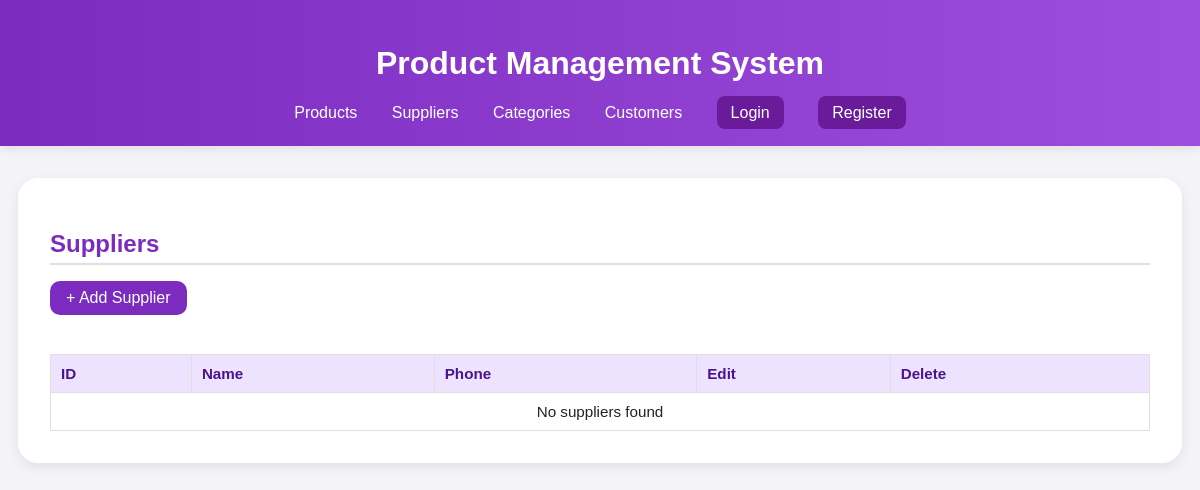
Before: /suppliers with the older database file.
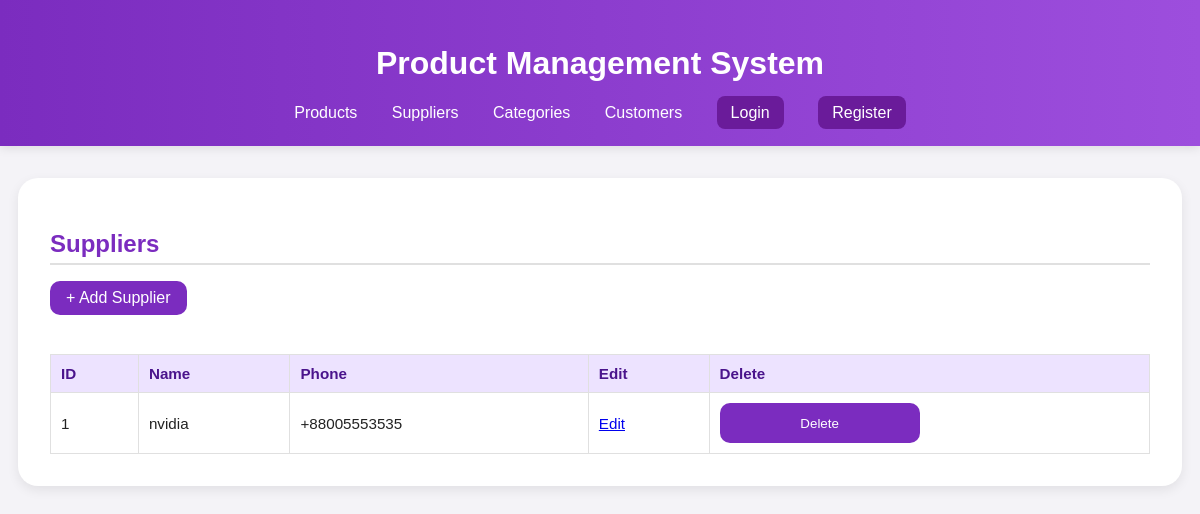
After: the same page with the newer database file.
### models.py (models this page shows)
class Supplier(db.Model):
    id = db.Column(db.Integer, primary_key=True)
    name = db.Column(db.String(120), nullable=False)
    phone = db.Column(db.String(50))
    products = db.relationship('Product', backref='supplier', lazy=True)

### routes.py (the view)
@app.route('/suppliers')
def suppliers():
    suppliers = Supplier.query.all()
    return render_template('suppliers.html', suppliers=suppliers)

### templates/suppliers.html (shortened to what this page needs)
{% extends "base.html" %}
{% block content %}
<div class="card">
  <div class="card-header">
    <h2>Suppliers</h2>
    <a href="{{ url_for('add_supplier') }}" class="btn-add">+ Add Supplier</a>
  </div>
  <table class="styled-table">
    <thead>
      <tr>
        <th>ID</th>
        <th>Name</th>
        <th>Phone</th>
        <th>Edit</th>
        <th>Delete</th>
      </tr>
    </thead>
    <tbody>
      {% for supplier in suppliers %}
      <tr>
        <td>{{ supplier.id }}</td>
        <td>{{ supplier.name }}</td>
        <td>{{ supplier.phone or '' }}</td>
        <td><a href="{{ url_for('edit_item', model='supplier', item_id=supplier.id) }}" class="btn-edit">Edit</a></td>
        <td>
          <form method="POST" action="{{ url_for('delete_item', model='supplier', item_id=supplier.id) }}" onsubmit="return confirm('Delete this supplier?');">
            <button type="submit" class="btn-delete">Delete</button>
          </form>
        </td>
      </tr>
      {% else %}
      <tr><td colspan="5" style="text-align:center;">No suppliers found</td></tr>
      {% endfor %}
    </tbody>
  </table>
</div>
{% endblock %}

Changed rows visible on the page:
added Supplier: id "1", name "nvidia", phone "+88005553535"
Other visible differences:
text no longer shown: "No suppliers found"
